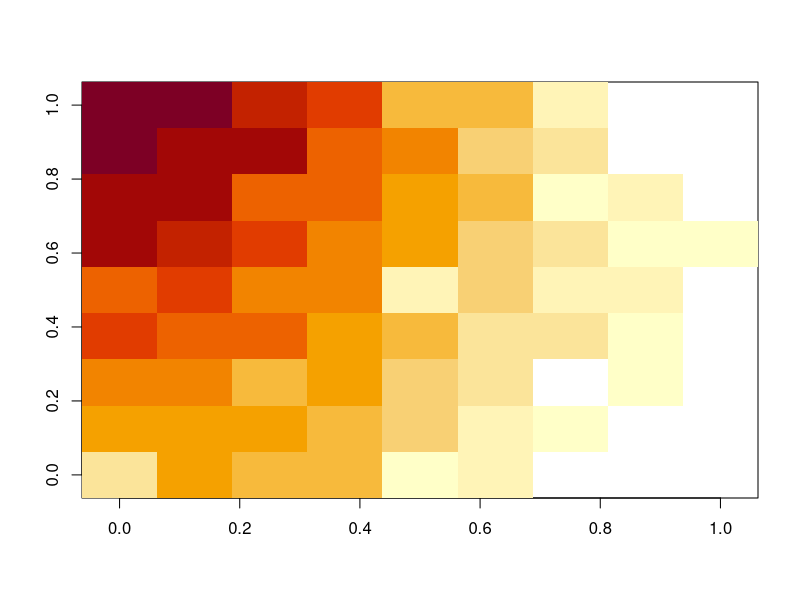

Recreate this plot in R. (Note: this script raises an error after producing the figure.)
#’ Make an elevational grid with optional lakes and rivers
#’
#’ User needs to add values for: lakes, deviation, x for formulating size of matrix, and initial deviation for first four points in matrix



# Create an empty matrix of appropriate size:
# Make sure your world.size is SQUARE AND must be (2^x) + 1 to work!
world.size <- function(x){
  size <- (2^x) + 1
  my.world <- matrix(data = NA, nrow = size, ncol = size)
  sizeandmatrix <- list(size = size, my.world = my.world)
  return(sizeandmatrix)
}

# Get variation around means. Enter how big you want initial deviation.
# function makes a vector from deviation to zero for the number of iterations needed: (size+1)
stdev <- function(deviation, x){
  stdev <- seq(deviation,0, length.out = x+1)
  return(stdev)
}

# This uses the matrix.points vector which originally contains the dimensions of your box.
# This function takes the midpoints bewteen each consecutive pairs of numbers in the matrix.points vector.
# The mid points are then entered into a new matrix: mid.points.
get.midpoints <- function(matrix.points){
  mid.points <- numeric(0)
  for (i in 1:(length(matrix.points)-1)){
    midpoint <- (matrix.points[i] + matrix.points[i+1])/2
    mid.points <- append(mid.points, midpoint)
  }
  return(mid.points)
}

# This boxes function gets values at the four corners of the box.
# The avg of these corners is given to the center cell.
# This works off the midpoints. All combinations of the midpoints gives you all the needed cells that need to be filled in. Work off these midpoint locations to get locations of the corners of the box.
# temp.matrix is a temporary vector (should have named better) containing, in numeric order, all the existing points in matrix.points plus the new mid.points. Thus you can get the values of numbers above and below the value of interest.
boxes <- function(temp.matrix, matrix.points, deviant) {
  for (i in 1:(length(mid.points))){
    for(j in 1:length(mid.points)){
      # x and y are the values of the elements at the i and j index positions
      x <- mid.points[i]
      y <- mid.points[j]
      # xx gets the index number of the value of x in temp.matrix
      xx <- which(temp.matrix %in% x)
      # xxplus and xxminus gets the values one above and one below the the x value
      xxplus <- temp.matrix[xx+1]
      xxminus <- temp.matrix[xx-1]
      # for yy, yyplus, and yyminus, see coresponding x above
      yy <- which(temp.matrix %in% y)
      yyplus <- temp.matrix[yy+1]
      yyminus <- temp.matrix[yy-1]
      # use the values above to get the corners of the box
      corner1 <- my.world[xxminus, yyminus]
      corner2 <- my.world[xxplus, yyminus]
      corner3 <- my.world[xxminus, yyplus]
      corner4 <- my.world[xxplus, yyplus]
      # now average the corners and put that value into the center cell
      avg <- (corner1 + corner2 + corner3 + corner4)/4
      avg <- avg + deviant
      my.world[x,y] <- avg
    }
  }
  return(my.world)
}


# This diamonds function takes (if exists) the box cells above, below, left, and right of the cell to be filled.
# Like the boxes function, we work off the location of the cells to be filled. These cell locations are obtained
# by getting all combinations of the mid.points relative to the matrix.points. 
diamonds <- function(matrix.points, mid.points, temp.matrix, deviant) {
  for (i in 1: length(mid.points)){
    for (j in 1:length(matrix.points)){
      a <- mid.points[i]
      b <- matrix.points[j]
      aa <- which(temp.matrix %in% a)
      aaplus <- temp.matrix[aa+1]
      aaminus <- temp.matrix[aa-1]
      bb <- which(temp.matrix %in% b)
      bbplus <- temp.matrix[bb+1]
      bbminus <- temp.matrix[bb-1]
      first.numbers <- numeric(0)
      second.numbers <- numeric(0)
      # if statemens are just checking that the cell actuall exists; not at edge of box.
      # if cell exists, then get the value from it and put into vector.
      if (a > 1){
        first.top <- my.world[aaminus, b]
        second.left <- my.world[b, aaminus]
        first.numbers <- append(first.numbers, first.top)
        second.numbers <- append(second.numbers, second.left)
      }
      if (a < size){
        first.bottom <- my.world[aaplus, b]
        second.right <- my.world[b, aaplus]
        first.numbers <- append(first.numbers, first.bottom)
        second.numbers <- append(second.numbers, second.right)
      }
      if (b > 1){
        first.left <- my.world[a, bbminus]
        second.top <- my.world[bbminus, a]
        first.numbers <- append(first.numbers, first.left)
        second.numbers <- append(second.numbers, second.top)
      }
      if (b < size){
        first.right <- my.world[a, bbplus]
        second.top <- my.world[bbplus, a]
        first.numbers <- append(first.numbers, first.right)
        second.numbers <- append(second.numbers, second.top)
      }
      first.replacement <- mean(first.numbers) + deviant
      second.replacement <- mean(second.numbers) + deviant
      if (is.na(my.world[a, b])){
        my.world[a, b] <- first.replacement
      }
      if (is.na(my.world[b, a])){
        my.world[b, a] <- second.replacement
      }
    } 
  }
matrix.points <- temp.matrix
diamonds.out <- list(matrix.points = matrix.points, my.world = my.world)
return(diamonds.out)
}

waterlogged <- function(lakes){
  if(lakes){
    my.world[my.world<0]= "NA"
    print("you have lakes")
  }else {
    print("No lakes")
  }
  return(my.world)
}

### User needs to add values for: lakes, deviation, x for formulating size of matrix, and initial deviation for first four points in matrix
lakes <- TRUE
deviation <- 50
x <- 3
initdeviation <- 100
stdev <- stdev(deviation, x+1)
worldly <- world.size(x)
size <- worldly$size
matrix.points <- c(1, size)
print(matrix.points)
my.world <- worldly$my.world

### Add values to the four corners of the intitial box  
my.world[1,1] <- rnorm(1, 10, initdeviation)
my.world[1,size] <- rnorm(1, 10, initdeviation)
my.world[size, size] <- rnorm(1, 10, initdeviation)
my.world[size,1] <- rnorm(1, 10, initdeviation)

## Initialize a vector with numbers corresponding to box size.
# Will add to this vector with additonal locations for boxes within boxes

rounds <- 1
difference <- (matrix.points[2] - 1)
while (difference > 1){
  deviant <- stdev[rounds]
  cat("deviant should be:", deviant, "\n")
  mid.points <- get.midpoints(matrix.points)
  temp.matrix <- sort(c(matrix.points, mid.points), decreasing = FALSE)
  my.world <- boxes(temp.matrix, matrix.points, deviant)
  outofdiamonds <- diamonds(matrix.points, mid.points, temp.matrix, deviant)
  matrix.points <- outofdiamonds$matrix.points
  my.world <- outofdiamonds$my.world
  difference <- (matrix.points[2] - 1)
  rounds <- rounds + 1
}

print(my.world)
print(stdev)
my.world <- waterlogged(lakes)
print(my.world)
about.time <- apply(my.world, 1,as.numeric) 
image(about.time)


hotn <- pheatmap(my.world, cluster_row = FALSE, cluster_col = FALSE, color=gray.colors(2,start=1,end=0))
hotn